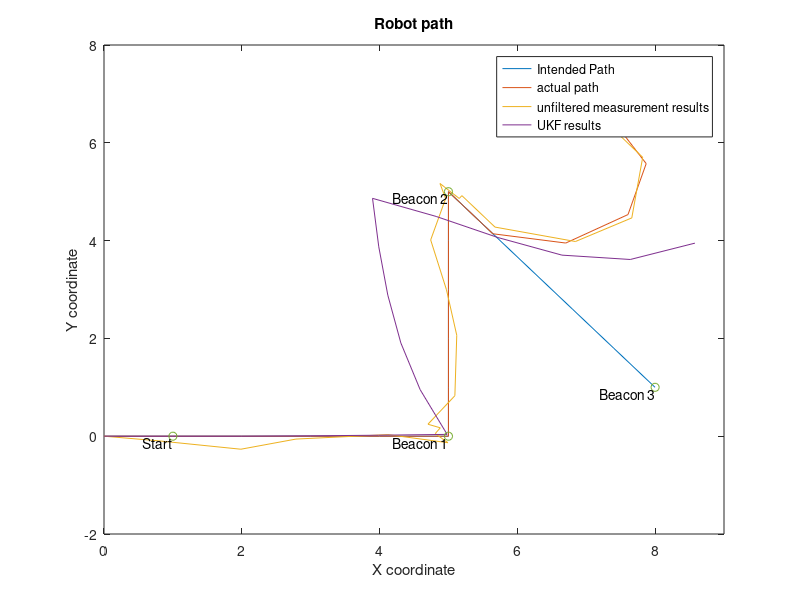
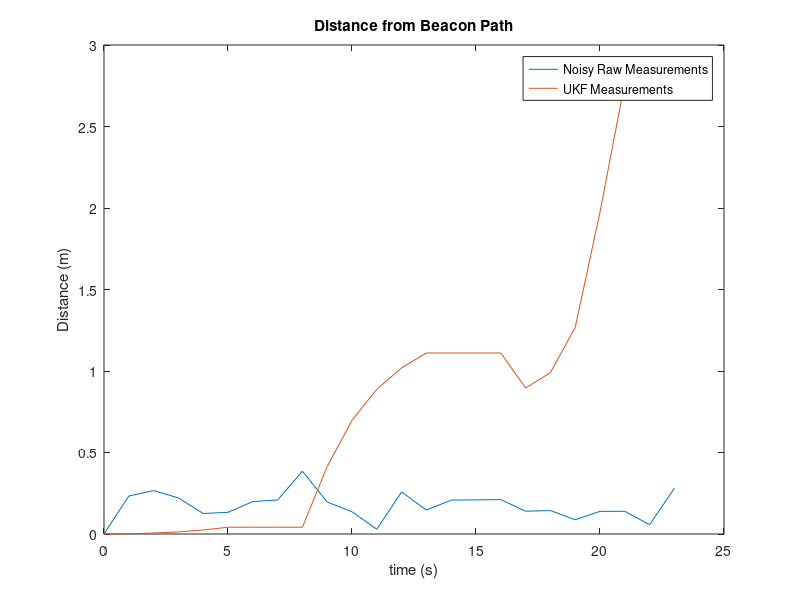

Source code (MATLAB) for these figures, in order:
%%Other Estimation Method assignment
% We chose UKF (Unscented Kalman Filter)
clear all

%% System Simulation Assignment
b = .2; % Axle width (distance from left wheel to right wheel)
piv1 = .05 * pi / 3;
piv2 = -1 * (piv1 + piv1 * .927/1.57);
vl = [1 1 1 1 1 -piv1 -piv1 -piv1 1 1 1 1 1 -piv2 -piv2 -piv2 1 1 1 1 1 0 0]; % Measured velocities of left wheel
vr = [1 1 1 1 1  piv1  piv1  piv1 1 1 1 1 1  piv2  piv2  piv2 1 1 1 1 1 0 0]; % Measured velocities of right wheel
L = length(vl); % Number of samples in vl, vr (Currently 23)
t = 0:1:L; % Time vector 
% Summary of desired path:
% Start at origin
%  Arrive at beacon one (5,0) at k = 5
%  Pivot towards beacon two (5,5) for 3 seconds
%  Arrive at beacon two at k = 13
%  Pivot towards beacon three (8,1) for 3 seconds 
%  Arrive at beacon three at k = 21



%% Noise and disturbances section
mu = 0; % Mean for noise (unused)
sigma_xy = .15; % Covariance for measurement noise
sigma_xyDot = .05; % Covariance for process/plant noise
sigma_phi = .05; % Covariance for meas. noise (angle)
sigma_phiDot = .01; % Cov for process/plant noise

sigma_r = .05; % covar for Beacon distance meas.
sigma_th = .01; % covar for beacon angle meas.
sigma_phi2 = .01; % covar for vehic pose beacon meas.


% Measurement noise
x_noise = sigma_xy * randn(L+1,1); % add mu for non-zero mean
y_noise = sigma_xy * randn(L+1,1);
phi_noise = sigma_phi * randn(L+1,1);

d1_noise = sigma_r * randn(L+1,1); % noise for beacon distance 1
d2_noise = sigma_r * randn(L+1,1);
d3_noise = sigma_r * randn(L+1,1);
th1_noise = sigma_th * randn(L+1,1);
th2_noise = sigma_th * randn(L+1,1);
th3_noise = sigma_th * randn(L+1,1);
phi_noise2 = sigma_phi2 * randn(L+1,1);

% Process noise
xDot_noise = sigma_xyDot * randn(L+1,1);
yDot_noise = sigma_xyDot * randn(L+1,1);
phiDot_noise = sigma_phiDot * rand(L+1,1);
xDot_noise = zeros(L+1,1); %testing
yDot_noise = zeros(L+1,1);
phiDot_noise = zeros(L+1,1);


% Left disturbances
dist_l = zeros(L+1, 1);
%dist_l(5:6) = .2;

% Right disturbances
dist_r = zeros(L+1,1);
dist_r(17:20) = .15;

%% System initialization section
% Initial Parameters
Q = diag([sigma_xyDot sigma_xyDot sigma_phiDot]); % Covariance matrix for plant noise (?)
%R = diag([sigma_xy sigma_xy sigma_phi]); % Covariance matrix for measurement noise (?)
R = diag([sigma_r sigma_th sigma_r sigma_th sigma_r sigma_th sigma_phi2]);
P0 = eye(3,3)./500; % Covariance of initial state (~0 since known exactly)
x0 = [0;0;0]; % Initial coordinates

Pk_plus = P0;
xk_plus = x0;

x_tris = zeros(1,L+1);
y_tris = zeros(1,L+1);

p1 = [5; 0]; % beacon 1 location
p2 = [5; 5]; % beacon 2 location
p3 = [8; 1]; % beacon 3 location
p_robot = zeros(L+1,2);

% Error measurement matrices
simError = zeros(L+1,3);
estError = zeros(L+1,3);

distance = zeros(L+1,1);
estDistance = zeros(L+1,1);

n = 3; % State Dimensions
m = 7; % Measurement Dimensions

e = eye(3,3);

avg = (1/(2*n)) * ones(2*n,1);

state_samples = zeros(n,2*n); % Sample distribution matrix
state_sim = zeros(n,2*n);   %This will store the simulated values state_sim = f(state_samples,u)
out_sim = zeros(m,2*n);   %This will store the simulated values out_sim = g(x_estimation_samples,u)

xDot=0;
yDot=0;
phiDot=0;

% Pos for "position", not "positive"
xpos_ =      zeros(1,L+1); % For ideal sim
xpos =       zeros(1,L+1); % After process noise and disturbances
xpos_noisy = zeros(1,L+1); % After measurement noise
ypos_ =      zeros(1,L+1); 
ypos =       zeros(1,L+1); 
ypos_noisy = zeros(1,L+1);
phipos =     zeros(1,L+1);
phipos_ =    zeros(1,L+1);
phipos_noisy = zeros(1,L+1);

estimate = zeros(3,L+1);

for i = 1:L
    %% Ideal sim section (no noise, no disturbance):
    xDot_ = .5 * cos(phipos_(i)) * (vr(i) + vl(i)); % Incremental change in x
    xpos_(i+1) = xDot_ + xpos_(i); % iterate sim
    
    yDot_ = .5 * sin(phipos_(i))* (vr(i) + vl(i));
    ypos_(i+1) = yDot_ + ypos_(i); % iterate simulation
    
    phiDot_ = vr(i)/b - vl(i)/b;
    phipos_(i+1) = phiDot_ + phipos_(i);
    
    %% Realistic sim section:
    xDot = .5 * cos(phipos(i)) * (vr(i) + dist_r(i) + vl(i) + dist_l(i)) + xDot_noise(i); %Includes disturbance and measurement noise
    xpos(i+1) = xDot + xpos(i); % Iterate simulation
    xpos_noisy(i+1) = xpos(i+1) + x_noise(i+1); % Collect measurement (with noise)

    yDot = .5 * sin(phipos(i))* (vr(i) + dist_r(i) + vl(i) + dist_l(i)) + yDot_noise(i);
    ypos(i+1) = yDot + ypos(i);
    ypos_noisy(i+1) = ypos(i+1) + y_noise(i+1);

    phiDot = 1/b * (vr(i) + dist_r(i) - (vl(i) + dist_l(i))) + phiDot_noise(i);
    phipos(i+1) = phiDot + phipos(i) ;
    phipos_noisy(i+1) = phipos(i+1) + phi_noise(i+1);

    % outk = [xpos_noisy(i+1); ypos_noisy(i+1); phipos_noisy(i+1)];

    % Vincent's requested output version:
    outk = [  sqrt( (p1(1)-xpos(i))^2 + (p1(2)-ypos(i))^2);
            atan2( p1(2)-ypos(i), p1(1) - xpos(i));
            
            sqrt( (p2(1)-xpos(i))^2 + (p2(2)-ypos(i))^2) ;
            atan2( p2(2)-ypos(i), p2(1) - xpos(i));
            
            sqrt( (p3(1)-xpos(i))^2 + (p3(2)-ypos(i))^2);
            atan2( p3(2)-ypos(i), p3(1) - xpos(i));
            
            phipos(i)];
        
     outk = outk + [d1_noise(i+1);
                    th1_noise(i+1);
                    d2_noise(i+1);
                    th2_noise(i+1);
                    d3_noise(i+1);
                    th3_noise(i+1);
                    phi_noise2(i+1);
                    ];

    %% UKF TIME UPDATE SECTION

    %     Get standard deviation matrix
    M = chol(Pk_plus);
    %     Simulate 2n points through state transition
    for j = 1:2*n
    %     Generate samples
        if(j<=n)
            state_samples(:,j) = xk_plus + sqrt(n)*M*e(:,j);
        else
            state_samples(:,j) = xk_plus - sqrt(n)*M*e(:,j-n);
        end
    %     Evaluate Simulated values
        state_sim(:,j) = xk_plus + [cos(state_samples(3,j))*vr(i)/2 + cos(state_samples(3,j))*vl(i)/2;
                                sin(state_samples(3,j))*vr(i)/2 + sin(state_samples(3,j))*vl(i)/2;
                                vr(i)/b - vl(i)/b];
    end

    % Take average mean as predicted mean
    x_kplus1_minus = state_sim*avg;

    for j = 1:2*n
        P_kplus1_minus = zeros(3,3);

    % Take average covariance as predicted covariance
        P_kplus1_minus = P_kplus1_minus + (1/(2*n)) * (state_sim(:,j)-x_kplus1_minus) * (state_sim(:,j)-x_kplus1_minus)';
    end
    P_kplus1_minus = P_kplus1_minus + Q;


    %% UKF MEASUREMENT UPDATE section

    xk_minus = x_kplus1_minus;
    Pk_minus = P_kplus1_minus;

    % Simulate 2n points through measurement
    for j = 1:2*n
    %     Generate samples
        if(j<=n)
            state_samples(:,j) = xk_minus + sqrt(n)*M*e(:,j);
        else
            state_samples(:,j) = xk_minus - sqrt(n)*M*e(:,j-n);
        end
    %     Evaluate Simulated output values (This is where Beacon measurements
    %     go)
         %out_sim(:,j) = state_samples(:,j);        % Just pass location

          % Get output from simulated beacon measurements
        out_sim(:,j) = [sqrt( (p1(1)-state_samples(1,j))^2 + (p1(2)-state_samples(2,j))^2);
                        atan2( p1(2)-state_samples(2,j), p1(1) - state_samples(1,j));
                        sqrt( (p2(1)-state_samples(1,j))^2 + (p2(2)-state_samples(2,j))^2) ;
                        atan2( p2(2)-state_samples(2,j), p2(1) - state_samples(1,j));
                        sqrt( (p3(1)-state_samples(1,j))^2 + (p3(2)-state_samples(2,j))^2);
                        atan2( p3(2)-state_samples(2,j), p3(1) - state_samples(1,j));
                        state_samples(3,j) ];
    end
    out_est = out_sim * avg;
    
    for j = 1:2*n
        P_xy = zeros(n,m);
        P_y = zeros(m,m);

        % Take average covariance as predicted covariance
        P_xy = P_xy + (1/(2*n)) * (state_samples(:,j)-xk_minus) * (out_sim(:,j)-out_est)';
        P_y = P_y + (1/(2*n)) * (out_sim(:,j)-out_est) * (out_sim(:,j)-out_est)';
    end
    P_y = P_y + R;

    % Calculate Kalman Gain
    K = P_xy / P_y;

    xk_plus = xk_minus + K*(outk - out_est);
    Pk_plus = Pk_minus - K*P_xy';
   
    %% Observation section
    estimate(:,i+1) = xk_plus;
%     Distance with noisy simulated measurements
    d_1 = norm([xpos_noisy(i+1);ypos_noisy(i+1)]-p1); % Distance to beacon 1
    d_2 = norm([xpos_noisy(i+1);ypos_noisy(i+1)]-p2); % Distance to beacon 2
    d_3 = norm([xpos_noisy(i+1);ypos_noisy(i+1)]-p3); % Distance to beacon 3
    simError(i+1, :) = [d_1, d_2, d_3];
        
%     Distance from actual simulated path (with noise)
    d = norm([xpos_noisy(i+1);ypos_noisy(i+1)]-[xpos(i+1);ypos(i+1)]); % Noisy distance (with meas. noise) to actual simulated path (with process noise and disturbances)
    estd = norm([xk_plus(1);xk_plus(2)]-[xpos(i+1);ypos(i+1)]); % Filter-estimated distance 
    distance(i+1) = d;
    estDistance(i+1) = estd;
end




%% Plotting section
beacons = [ 1 0;
            5 0;
            5 5;
            8 1];
figure(1)
plot(xpos_, ypos_); % Intended path (no process or measurement noise)
hold on
plot(xpos, ypos); % Actual path (no measurement noise)
plot(xpos_noisy, ypos_noisy) % Actual state (includes measurement and process noise)
plot(estimate(1,:),estimate(2,:)); % UKF results
plot(beacons(:,1),beacons(:,2), 'o')

title("Robot path")
xlabel('X coordinate')
xlim([0 9])
ylabel('Y coordinate')
legend('Intended Path', 'actual path', 'unfiltered measurement results', 'UKF results')
labels = {'Start','Beacon 1', 'Beacon 2', 'Beacon 3'};
text(beacons(:,1),beacons(:,2),labels,'VerticalAlignment','top','HorizontalAlignment','right')

figure(2)
plot(t,distance)
hold on
plot(t,estDistance)
title("Distance from Beacon Path")
xlabel('time (s)')
ylabel('Distance (m)')
legend('Noisy Raw Measurements', 'UKF Measurements')
